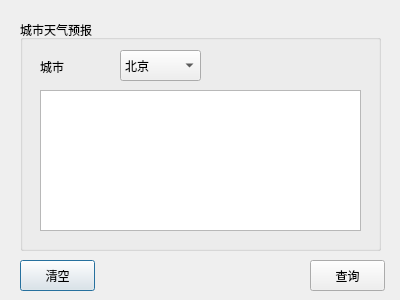
<?xml version="1.0" encoding="UTF-8"?>
<ui version="4.0">
 <class>Dialog</class>
 <widget class="QDialog" name="Dialog">
  <property name="geometry">
   <rect>
    <x>0</x>
    <y>0</y>
    <width>400</width>
    <height>300</height>
   </rect>
  </property>
  <property name="windowTitle">
   <string>Dialog</string>
  </property>
  <widget class="QPushButton" name="clearBtn">
   <property name="geometry">
    <rect>
     <x>20</x>
     <y>260</y>
     <width>75</width>
     <height>31</height>
    </rect>
   </property>
   <property name="text">
    <string>清空</string>
   </property>
  </widget>
  <widget class="QPushButton" name="queryBtn">
   <property name="geometry">
    <rect>
     <x>310</x>
     <y>260</y>
     <width>75</width>
     <height>31</height>
    </rect>
   </property>
   <property name="text">
    <string>查询</string>
   </property>
  </widget>
  <widget class="QGroupBox" name="groupBox">
   <property name="geometry">
    <rect>
     <x>20</x>
     <y>20</y>
     <width>361</width>
     <height>231</height>
    </rect>
   </property>
   <property name="title">
    <string>城市天气预报</string>
   </property>
   <widget class="QComboBox" name="comboBox">
    <property name="geometry">
     <rect>
      <x>100</x>
      <y>30</y>
      <width>81</width>
      <height>31</height>
     </rect>
    </property>
    <item>
     <property name="text">
      <string>北京</string>
     </property>
    </item>
    <item>
     <property name="text">
      <string>上海</string>
     </property>
    </item>
    <item>
     <property name="text">
      <string>苏州</string>
     </property>
    </item>
   </widget>
   <widget class="QLabel" name="label">
    <property name="geometry">
     <rect>
      <x>20</x>
      <y>36</y>
      <width>71</width>
      <height>21</height>
     </rect>
    </property>
    <property name="text">
     <string>城市</string>
    </property>
   </widget>
   <widget class="QTextEdit" name="textEdit">
    <property name="geometry">
     <rect>
      <x>20</x>
      <y>70</y>
      <width>321</width>
      <height>141</height>
     </rect>
    </property>
   </widget>
  </widget>
 </widget>
 <resources/>
 <connections>
  <connection>
   <sender>clearBtn</sender>
   <signal>clicked()</signal>
   <receiver>Dialog</receiver>
   <slot>accept()</slot>
   <hints>
    <hint type="sourcelabel">
     <x>57</x>
     <y>271</y>
    </hint>
    <hint type="destinationlabel">
     <x>199</x>
     <y>149</y>
    </hint>
   </hints>
  </connection>
  <connection>
   <sender>queryBtn</sender>
   <signal>clicked()</signal>
   <receiver>Dialog</receiver>
   <slot>accept()</slot>
   <hints>
    <hint type="sourcelabel">
     <x>347</x>
     <y>271</y>
    </hint>
    <hint type="destinationlabel">
     <x>199</x>
     <y>149</y>
    </hint>
   </hints>
  </connection>
 </connections>
</ui>
